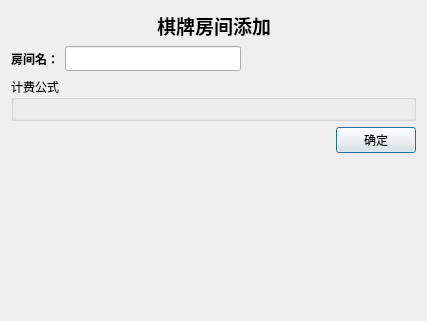
<?xml version="1.0" encoding="UTF-8"?>
<ui version="4.0">
 <class>ChessRoomAddDialog</class>
 <widget class="QDialog" name="ChessRoomAddDialog">
  <property name="geometry">
   <rect>
    <x>0</x>
    <y>0</y>
    <width>427</width>
    <height>321</height>
   </rect>
  </property>
  <property name="windowTitle">
   <string>Dialog</string>
  </property>
  <layout class="QVBoxLayout" name="verticalLayout">
   <item>
    <layout class="QHBoxLayout" name="horizontalLayout">
     <item>
      <spacer name="horizontalSpacer_3">
       <property name="orientation">
        <enum>Qt::Horizontal</enum>
       </property>
       <property name="sizeHint" stdset="0">
        <size>
         <width>40</width>
         <height>20</height>
        </size>
       </property>
      </spacer>
     </item>
     <item>
      <widget class="QLabel" name="titleLabel">
       <property name="font">
        <font>
         <family>微软雅黑</family>
         <pointsize>14</pointsize>
         <weight>75</weight>
         <bold>true</bold>
        </font>
       </property>
       <property name="text">
        <string>棋牌房间添加</string>
       </property>
      </widget>
     </item>
     <item>
      <spacer name="horizontalSpacer_4">
       <property name="orientation">
        <enum>Qt::Horizontal</enum>
       </property>
       <property name="sizeHint" stdset="0">
        <size>
         <width>40</width>
         <height>20</height>
        </size>
       </property>
      </spacer>
     </item>
    </layout>
   </item>
   <item>
    <layout class="QHBoxLayout" name="horizontalLayout_2">
     <item>
      <widget class="QLabel" name="nameLabel">
       <property name="font">
        <font>
         <family>微软雅黑</family>
         <weight>75</weight>
         <bold>true</bold>
        </font>
       </property>
       <property name="text">
        <string>房间名：</string>
       </property>
      </widget>
     </item>
     <item>
      <widget class="QLineEdit" name="nameEdit">
       <property name="font">
        <font>
         <family>微软雅黑</family>
        </font>
       </property>
      </widget>
     </item>
     <item>
      <spacer name="horizontalSpacer">
       <property name="orientation">
        <enum>Qt::Horizontal</enum>
       </property>
       <property name="sizeHint" stdset="0">
        <size>
         <width>40</width>
         <height>20</height>
        </size>
       </property>
      </spacer>
     </item>
    </layout>
   </item>
   <item>
    <widget class="QGroupBox" name="formulaGroup">
     <property name="font">
      <font>
       <family>黑体</family>
       <weight>50</weight>
       <bold>false</bold>
      </font>
     </property>
     <property name="title">
      <string>计费公式</string>
     </property>
     <layout class="QVBoxLayout" name="verticalLayout_2">
      <item>
       <widget class="FormulaCreateForm" name="formulaWidget" native="true"/>
      </item>
     </layout>
    </widget>
   </item>
   <item>
    <layout class="QHBoxLayout" name="horizontalLayout_4">
     <item>
      <spacer name="horizontalSpacer_2">
       <property name="orientation">
        <enum>Qt::Horizontal</enum>
       </property>
       <property name="sizeHint" stdset="0">
        <size>
         <width>40</width>
         <height>20</height>
        </size>
       </property>
      </spacer>
     </item>
     <item>
      <widget class="QPushButton" name="sureButton">
       <property name="font">
        <font>
         <family>仿宋</family>
         <weight>50</weight>
         <bold>false</bold>
        </font>
       </property>
       <property name="text">
        <string>确定</string>
       </property>
      </widget>
     </item>
    </layout>
   </item>
   <item>
    <spacer name="verticalSpacer">
     <property name="orientation">
      <enum>Qt::Vertical</enum>
     </property>
     <property name="sizeHint" stdset="0">
      <size>
       <width>20</width>
       <height>156</height>
      </size>
     </property>
    </spacer>
   </item>
  </layout>
 </widget>
 <customwidgets>
  <customwidget>
   <class>FormulaCreateForm</class>
   <extends>QWidget</extends>
   <header location="global">formulacreateform.h</header>
   <container>1</container>
  </customwidget>
 </customwidgets>
 <resources/>
 <connections/>
</ui>
